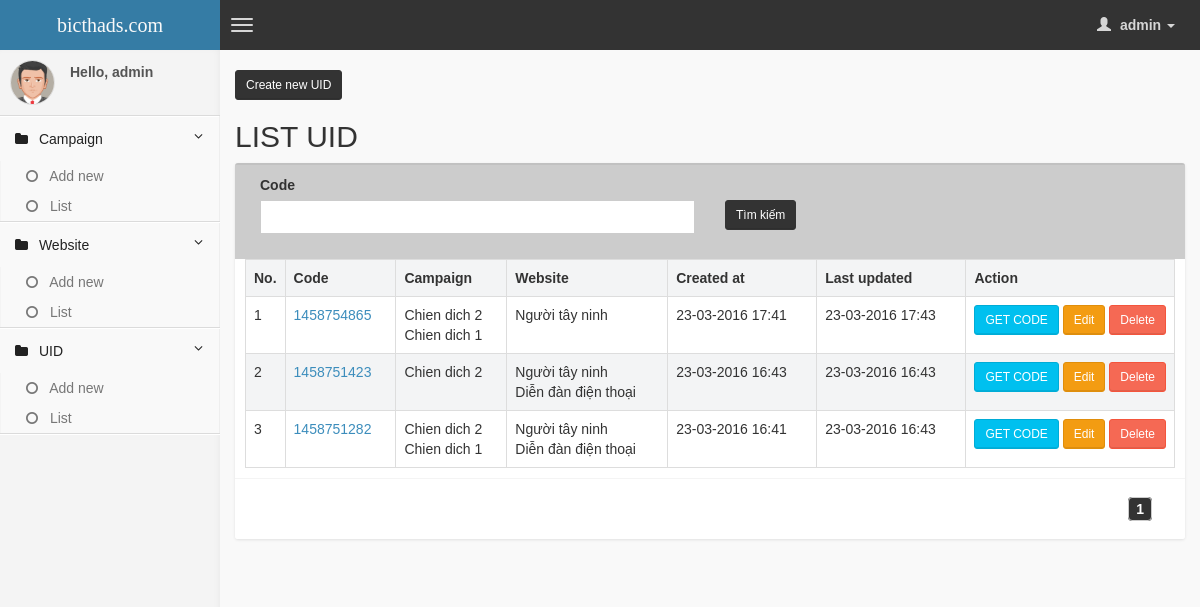
The app's page /backend/index.php?mod=uid&act=list (signed in) with its own data.
### tables this page shows
CREATE TABLE IF NOT EXISTS `uid` (
  `id` int(11) NOT NULL AUTO_INCREMENT,
  `code` varchar(255) NOT NULL,
  `campaign_id` varchar(255) NOT NULL,
  `website_id` varchar(255) NOT NULL,
  `status` tinyint(1) NOT NULL,
  `created_at` int(11) NOT NULL,
  `updated_at` int(11) NOT NULL,
  PRIMARY KEY (`id`),
  UNIQUE KEY `code` (`code`),
  UNIQUE KEY `campaign_id` (`campaign_id`,`website_id`)
);

CREATE TABLE IF NOT EXISTS `campaign` (
  `id` int(11) NOT NULL AUTO_INCREMENT,
  `name` varchar(255) NOT NULL,
  `file_url` varchar(500) DEFAULT NULL,
  `file_type` varchar(3) DEFAULT NULL,
  `website_url` varchar(500) NOT NULL,
  `width` int(11) DEFAULT NULL,
  `height` int(11) DEFAULT NULL,
  `status` tinyint(1) NOT NULL,
  `created_at` int(11) NOT NULL,
  `updated_at` int(11) NOT NULL,
  PRIMARY KEY (`id`)
);

CREATE TABLE IF NOT EXISTS `website` (
  `id` int(11) NOT NULL AUTO_INCREMENT,
  `name` varchar(255) NOT NULL,
  `website_url` varchar(500) NOT NULL,
  `status` tinyint(1) NOT NULL,
  `created_at` int(11) NOT NULL,
  `updated_at` int(11) NOT NULL,
  `display_order` int(11) NOT NULL,
  PRIMARY KEY (`id`)
);

### backend/view/uid/list.php (the view, shortened to what this page needs)
<?php
require_once "model/Backend.php";
$model = new Backend;
$link = "index.php?mod=uid&act=list";
if (isset($_GET['code']) && $_GET['code'] != '') {
    $arrCustom['code'] = $_GET['code'];
    $link.="&code=$code";
} else {
    $arrCustom['code'] = '';
}
$table = "uid";
$listTotal = $model->getList($table, -1, -1, $arrCustom);
$total_record = $listTotal['total'];
$total_page = ceil($total_record / LIMIT);
$page = isset($_GET['page']) ? (int) $_GET['page'] : 1;
$offset = LIMIT * ($page - 1);
$list = $model->getList($table, $offset, LIMIT, $arrCustom);
?>
<div class="row">
    <div class="col-md-12">
    <button class="btn btn-primary btn-sm right" onclick="location.href='index.php?mod=uid&act=form'">Create new UID</button>
         <div class="box-header">
                <h2 class="box-title" style="text-tranform:uppercase !important;color: #333333">LIST UID</h2>
            </div>
        <div class="box">
            <div class="box_search col-md-12" style="text-align:left">
                <form method="get" id="form_search" name="form_search">
                    <div class="col-md-6">
                         <div class="form-group">
                            <label for="name">Code</label>
                            <input type="text" name='code' id='code' value="<?php echo $arrCustom['code']; ?>" class="form-control" />
                        </div>
                    </div>
                    <div class="col-md-6">
                         <div class="form-group">
                            <label for="name">&nbsp;</label><br>
                            <button class="btn btn-primary btn-sm right" type="submit">Tìm kiếm</button>
                        </div>
                    </div>
                </form>
            </div>
            <div class="box-body">
                <table class="table table-bordered table-striped">
                    <tbody><tr>
                        <th width="1%">No.</th>
                        <th>Code</th>
                        <th>Campaign</th>
                        <th>Website</th>
                        <th>Created at</th>
                        <th>Last updated</th>
                        <th style="width: 40px">Action</th>
                    </tr>
                    <?php
                    $i = ($page-1) * LIMIT;
                    if(!empty($list['data'])){
                    foreach ($list['data'] as $key => $row) {
                    $i++;
                    ?>
                    <tr>
                        <td><?php echo $i; ?></td>
                        <td>
                            <a href="index.php?mod=uid&act=form&id=<?php echo $row['id']; ?>">
                                <?php echo $row['code']; ?>
                            </a>
                        </td>
                        <td>
                            <?php
                            $campaignArr = explode(",", $row['campaign_id']);
                            foreach ($campaignArr as $key => $value) {
                                echo $model->getNameById('campaign', $value);
                                echo "<br>";
                            }
                            ?>
                        </td>
                        <td>
                            <?php
                            $websiteArr = explode(",", $row['website_id']);
                            foreach ($websiteArr as $key => $value) {
                                echo $model->getNameById('website', $value);
                                echo "<br>";
                            }
                            ?>
                        </td>
                        <td><?php echo date('d-m-Y H:i',$row['created_at']); ?></td>
                        <td><?php echo date('d-m-Y H:i',$row['updated_at']); ?></td>
                        <td style="white-space:nowrap">
                            <a onclick="return pushCode(<?php echo $row['code']; ?>); " class="btn btn-sm btn-info getCode" data-value="<?php echo $value['code']; ?>">
                                GET CODE
                            </a>
                            <a class="btn btn-sm btn-warning" href="index.php?mod=uid&act=form&id=<?php echo $row['id']; ?>">
                                Edit
                            </a>
                            <a class="btn btn-sm btn-danger" href="javascript:;" alias="<?php echo $row['code']; ?>" id="<?php echo $row['id']; ?>" mod="uid" class="link_delete" >
                                Delete
                            </a>
                        </td>
                    </tr>
                    <?php } }  ?>
                </tbody></table>
            </div>
            <div class="box-footer clearfix">
                <?php echo $model->phantrang($page, PAGE_SHOW, $total_page, $link); ?>
            </div>
        </div>
    </div>
</div>

### records on screen
uid: code "1458754865", campaign.name "Chien dich 2", campaign.name "Chien dich 1", website.name "Người tây ninh", created_at "23-03-2016 17:41", updated_at "23-03-2016 17:43"
uid: code "1458751423", campaign.name "Chien dich 2", website.name "Người tây ninh", website.name "Diễn đàn điện thoại", created_at "23-03-2016 16:43", updated_at "23-03-2016 16:43"
uid: code "1458751282", campaign.name "Chien dich 2", campaign.name "Chien dich 1", website.name "Người tây ninh", website.name "Diễn đàn điện thoại", created_at "23-03-2016 16:41", updated_at "23-03-2016 16:43"

### other values on screen
$_SESSION['email'] "admin"
